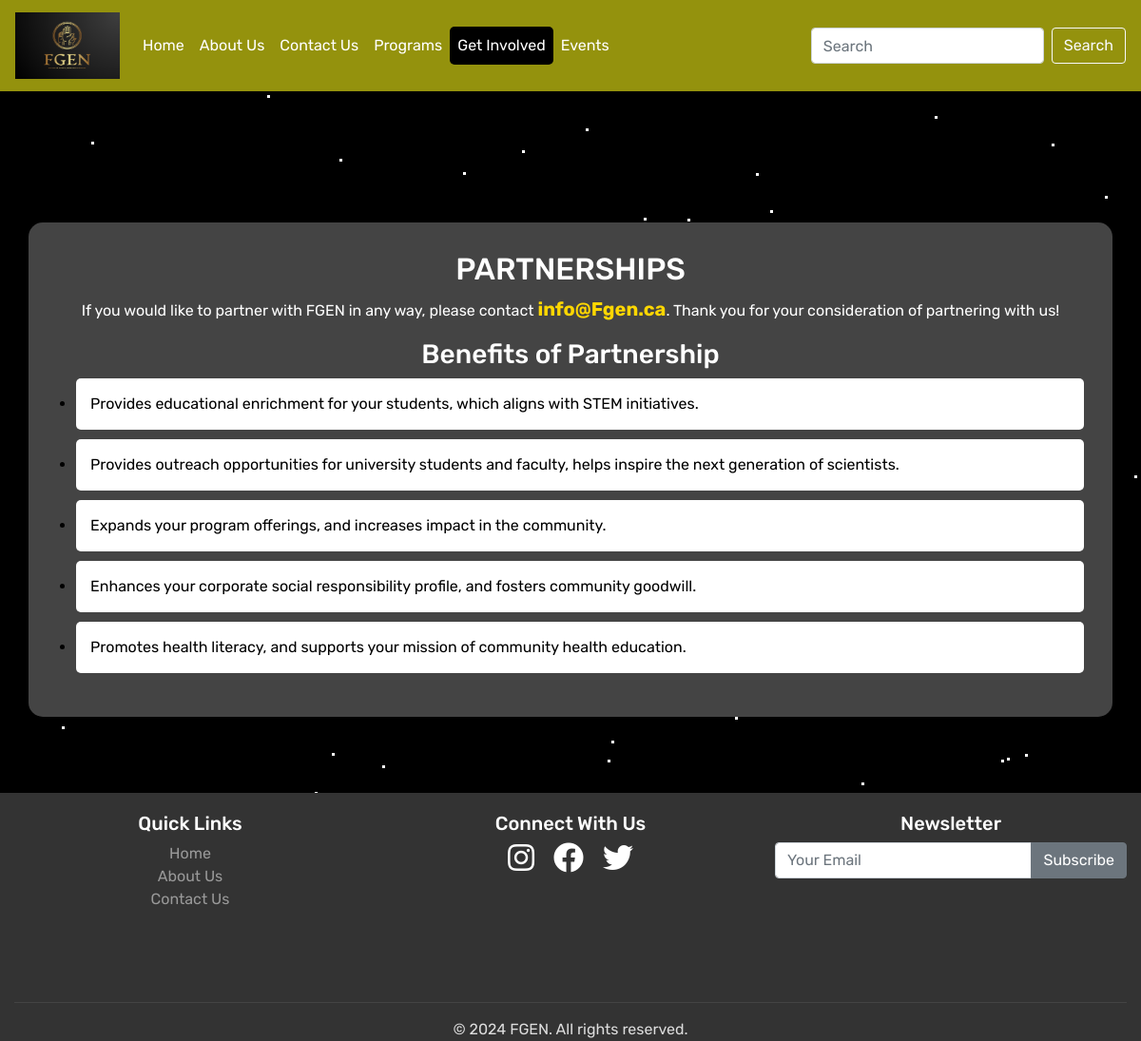
/involved/, run on the app's committed database.
### new_App/models.py (models this page shows, shortened)
class WebData(models.Model):
    page_name = models.CharField(max_length=255)
    title = models.CharField(max_length=200)
    description_text = models.TextField()
    created_At = models.DateTimeField(default=timezone.now)

### new_App/views.py (the view, shortened to what this page needs)
# urls.py: path('involved/', views.getinvolved_page, name='get_involved'),
def getinvolved_page(request):
    stripe.api_key = settings.STRIPE_SECRET_KEY_TEST
    benefit_data = WebData.objects.filter(page_name = 'GetInvolved')
    impact_data = WebData.objects.filter(page_name = 'GetInvolved_Impact')
    context = {
        'benefit_data':benefit_data,
        'impact_data':impact_data,
        'active_page': 'getinvolved'
    }
    return render(request, 'getinvolved.html', context)

### new_App/templates/getinvolved.html (shortened to what this page needs)
{% extends 'base.html' %}
{% load static %}
{% block content %}
   <br><br>
   <div class="container container-getinvolved">
    <div class="row">
      <div class="col-md-12 col-sm-12 col-lg-12">
          <h2 class="text-center text-white">PARTNERSHIPS</h2>
          <p class="text-center text-white"> If you would like to partner with FGEN in any way, please contact <span style="color:gold;font-weight:bold;font-size:20px">info@Fgen.ca</span>. Thank you for your consideration of partnering with us!</p>
          <h3 class="text-center text-white">Benefits of Partnership</h3>
          <ul class="benefits-list">
              {% for b in benefit_data %}
                  <li class="benefit-item">{{ b.description_text }}</li>
              {% endfor %}
          </ul>
      </div>
  </div>
  </div>
</div>
{% endblock %}

### new_App/static/assets/css/style.css (style rules this page uses)
body { font-family: Arial, sans-serif; background-color: #f8f9fa; display: flex; min-height: 100vh; flex-direction: column; padding-bottom: 130px; }
.container-getinvolved { background-color: #444; border-radius: 15px; margin-top:30px; margin-bottom:30px; padding: 30px; }
.benefits-list { padding-left: 20px; }
.benefit-item { background-color: #ffffff; margin-bottom: 10px; padding: 15px; color:black; border-radius: 5px; transition: background-color 0.5s ease; }

### data on the page
WebData: description_text "Provides educational enrichment for your students, which aligns with STEM initiatives."
WebData: description_text "Provides outreach opportunities for university students and faculty, helps inspire the next generation of scientists."
WebData: description_text "Expands your program offerings, and increases impact in the community."
WebData: description_text "Enhances your corporate social responsibility profile, and fosters community goodwill."
WebData: description_text "Promotes health literacy, and supports your mission of community health education."
